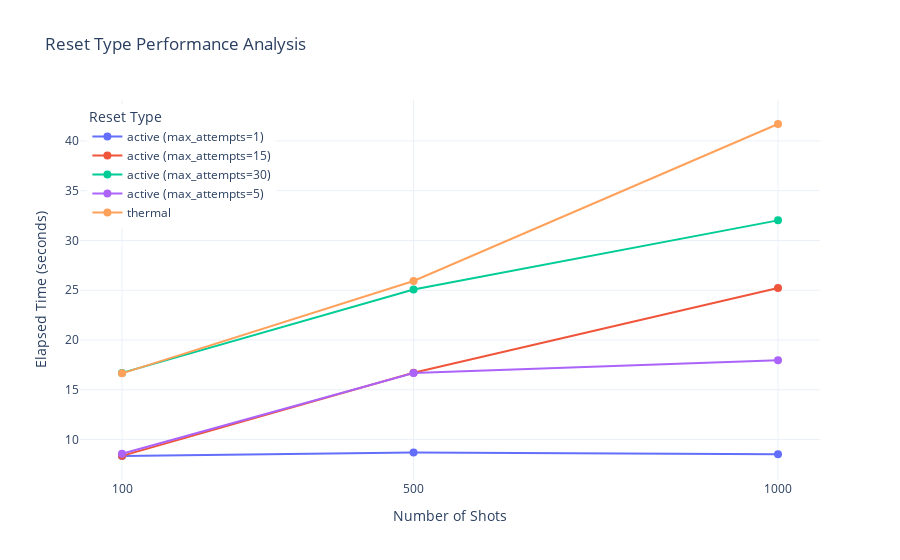

The cell this chart's notebook holds for it:
### Code cell
# 데이터 생성
data = {
    'reset': ['active', 'active', 'active', 'thermal', 'thermal', 'thermal',
              'active', 'active', 'active', 'active', 'active', 'active',
              'active', 'active', 'active'],
    'max_attempts': [1, 1, 1, 'none', 'none', 'none', 
                     5, 5, 5, 15, 15, 15, 30, 30, 30],
    'num_of_shots': [100, 500, 1000, 100, 500, 1000,
                     100, 500, 1000, 100, 500, 1000,
                     100, 500, 1000],
    'elapsed_time': ['8.5/8.2', '8.85/8.53', '8.84/8.22', '16.85/16.45', '26.22/25.64', '41.89/41.51',
                     '8.28/8.88', '16.59/16.79', '19.1/16.83', '8.35/8.38', '16.73/16.69', '25.38/25.09',
                     '16.74/16.66', '25.10/25.06', '30.58/33.46']
}

df = pd.DataFrame(data)

# elapsed_time을 평균값으로 변환
df['elapsed_time_avg'] = df['elapsed_time'].apply(lambda x: sum(map(float, x.split('/'))) / 2)

# reset type별로 구분하기 위한 label 생성
df['reset_label'] = df.apply(lambda row: 
    f"{row['reset']} (max_attempts={row['max_attempts']})" 
    if row['reset'] == 'active' 
    else f"{row['reset']}", axis=1)

# 그래프용 데이터 정리
df_plot = df.groupby(['reset_label', 'num_of_shots'])['elapsed_time_avg'].mean().reset_index()

print("=== 데이터 프레임 ===")
print(df)
print("\n=== 그래프용 정리된 데이터 ===")
print(df_plot)

# 1. Plotly 버전
fig_plotly = go.Figure()

# 각 reset type별로 라인 추가
for reset_type in df_plot['reset_label'].unique():
    df_subset = df_plot[df_plot['reset_label'] == reset_type]
    
    fig_plotly.add_trace(go.Scatter(
        x=df_subset['num_of_shots'],
        y=df_subset['elapsed_time_avg'],
        mode='lines+markers',
        name=reset_type,
        marker=dict(size=8),
        line=dict(width=2)
    ))

fig_plotly.update_layout(
    title='Reset Type Performance Analysis',
    xaxis_title='Number of Shots',
    yaxis_title='Elapsed Time (seconds)',
    xaxis=dict(
        tickmode='array',
        tickvals=[100, 500, 1000],
        ticktext=['100', '500', '1000']
    ),
    legend=dict(
        title='Reset Type',
        yanchor="top",
        y=0.99,
        xanchor="left",
        x=0.01
    ),
    hovermode='x unified',
    template='plotly_white'
)

fig_plotly.show()

### Figure 1 — Plotly figure (JSON) as saved in the notebook; plotly's stock layout.template omitted (floating-point values rounded to 4 significant figures)
{"data": [{"line": {"width": 2}, "marker": {"size": 8}, "mode": "lines+markers", "name": "active (max_attempts=1)", "type": "scatter", "x": [100, 500, 1000], "y": [8.35, 8.69, 8.53]}, {"line": {"width": 2}, "marker": {"size": 8}, "mode": "lines+markers", "name": "active (max_attempts=15)", "type": "scatter", "x": [100, 500, 1000], "y": [8.365, 16.71, 25.23]}, {"line": {"width": 2}, "marker": {"size": 8}, "mode": "lines+markers", "name": "active (max_attempts=30)", "type": "scatter", "x": [100, 500, 1000], "y": [16.7, 25.08, 32.02]}, {"line": {"width": 2}, "marker": {"size": 8}, "mode": "lines+markers", "name": "active (max_attempts=5)", "type": "scatter", "x": [100, 500, 1000], "y": [8.58, 16.69, 17.96]}, {"line": {"width": 2}, "marker": {"size": 8}, "mode": "lines+markers", "name": "thermal", "type": "scatter", "x": [100, 500, 1000], "y": [16.65, 25.93, 41.7]}], "layout": {"hovermode": "x unified", "legend": {"title": {"text": "Reset Type"}, "x": 0.01, "xanchor": "left", "y": 0.99, "yanchor": "top"}, "title": {"text": "Reset Type Performance Analysis"}, "xaxis": {"tickmode": "array", "ticktext": ["100", "500", "1000"], "tickvals": [100, 500, 1000], "title": {"text": "Number of Shots"}}, "yaxis": {"title": {"text": "Elapsed Time (seconds)"}}}}
